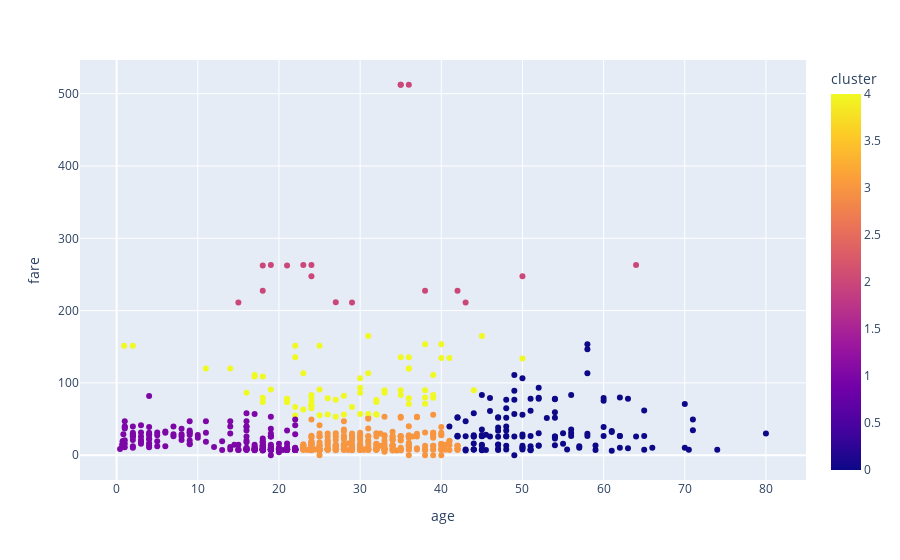

Write notebook code for a chart like this one.
### Code cell
# plotly
import plotly.express as px
fig = px.scatter(df, x='age', y='fare', color='cluster')
fig.show()

### Figure 1 — Plotly figure (JSON) as saved in the notebook; plotly's stock layout.template omitted (floating-point values rounded to 4 significant figures; data arrays with more than 128 entries replaced by an {"elided": "..."} marker saying what was removed)
{"data": [{"hovertemplate": "age=%{x}<br>fare=%{y}<br>cluster=%{marker.color}<extra></extra>", "legendgroup": "", "marker": {"color": {"elided": "891 int values"}, "coloraxis": "coloraxis", "symbol": "circle"}, "mode": "markers", "name": "", "orientation": "v", "showlegend": false, "type": "scatter", "x": {"elided": "891 float values"}, "xaxis": "x", "y": {"elided": "891 float values"}, "yaxis": "y"}], "layout": {"coloraxis": {"colorbar": {"title": {"text": "cluster"}}, "colorscale": [[0, "#0d0887"], [0.1111, "#46039f"], [0.2222, "#7201a8"], [0.3333, "#9c179e"], [0.4444, "#bd3786"], [0.5556, "#d8576b"], [0.6667, "#ed7953"], [0.7778, "#fb9f3a"], [0.8889, "#fdca26"], [1, "#f0f921"]]}, "legend": {"tracegroupgap": 0}, "margin": {"t": 60}, "xaxis": {"anchor": "y", "domain": [0, 1], "title": {"text": "age"}}, "yaxis": {"anchor": "x", "domain": [0, 1], "title": {"text": "fare"}}}}
